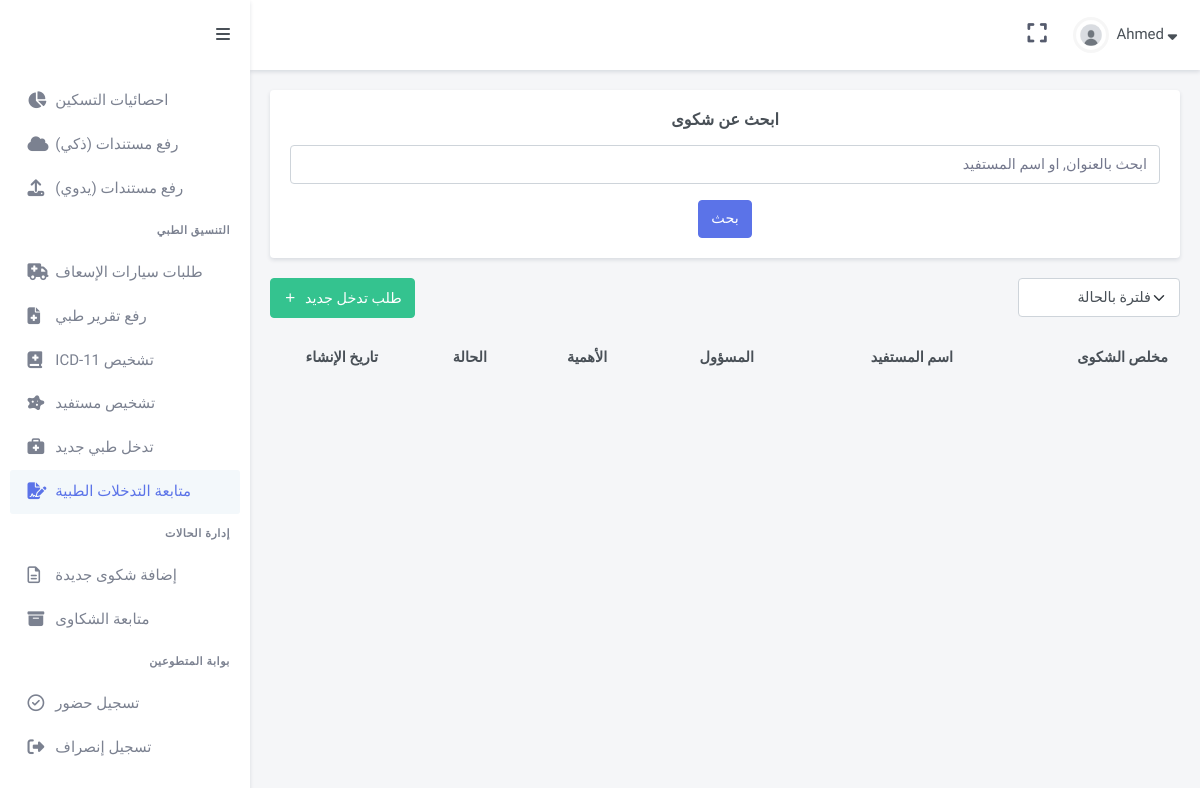
The app's page /medical/allposts (signed in), older data.
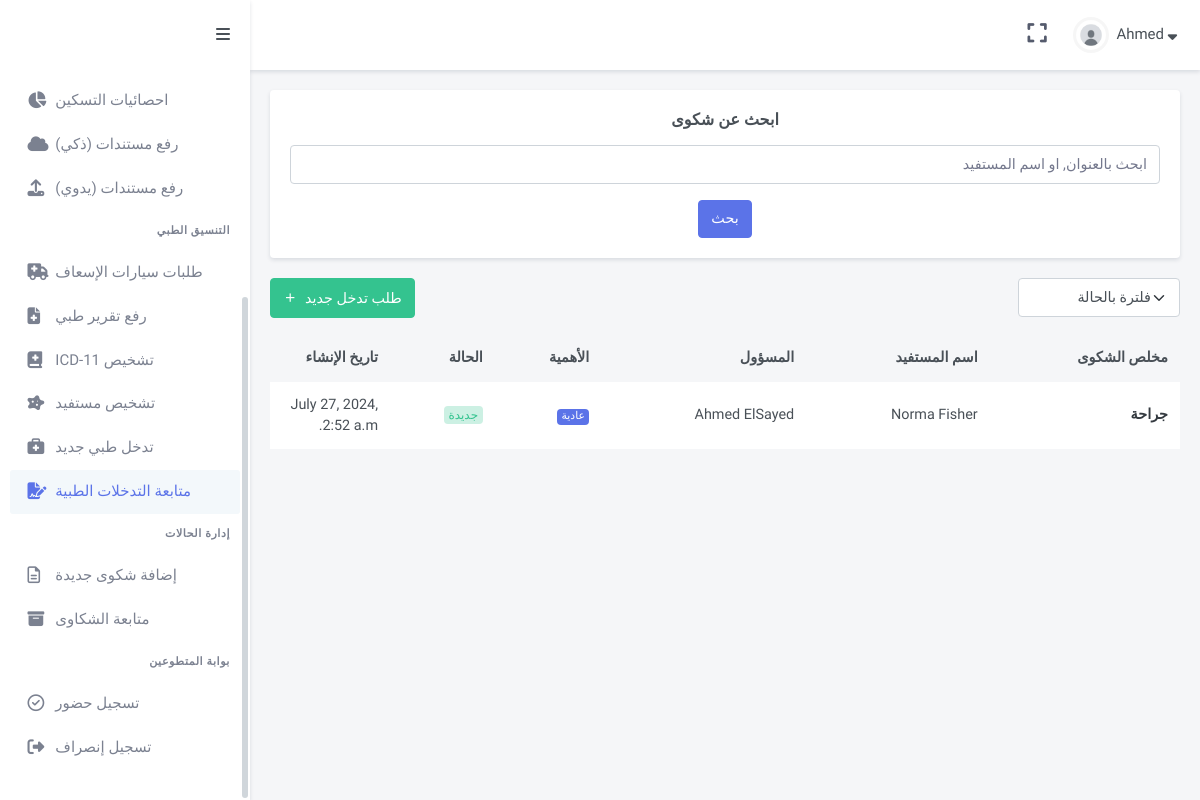
The same page, newer data.
### medical/models.py (models this page shows, shortened)
class Medical_Intervention(models.Model):
    title = models.CharField(max_length = 32)
    patient = models.ForeignKey(Person, on_delete=models.CASCADE, related_name="Medical_Interventions")
    status = models.CharField(max_length = 32, default="جديد")
    is_urgent = models.BooleanField(default=False)
    creation_date = models.DateTimeField(auto_now_add=True, blank=True)
    actual_date = models.DateField( blank=True)
    content = models.TextField()
    ticketScannedDocs = models.FileField(upload_to="medical_interventions_docs", blank=True)
    author = models.ForeignKey(User, on_delete=models.CASCADE, related_name="author_Interventions")
    caseResponsible = models.ForeignKey(User, on_delete=models.CASCADE, related_name="Interventions_responsible")

### GazaResponse/models.py (models this page shows)
class Person(models.Model):
    name = models.CharField(max_length = 64)
    profile_pic = models.ImageField(upload_to="ProfilePics", blank = True)
    birthday = models.DateField(null=True, blank=True)
    theType = models.CharField(max_length = 64)
    gender = models.CharField(max_length = 64, default = 'ذكر')
    idNumber = models.CharField(max_length = 64, blank=True)
    code = models.CharField(max_length = 64, blank=True)
    status = models.CharField(max_length = 64, blank=True)
    phoneNumber = models.CharField(max_length = 64, blank=True)
    isDisabled  = models.BooleanField(default = False)
    hasCancer = models.BooleanField(default = False)
    personGroup = models.ForeignKey(Group, on_delete=models.CASCADE, related_name="relatives")
    pHospital = models.ForeignKey(Hospital, on_delete = models.CASCADE)
    diagnosis = models.TextField(blank = True)
    accommodation  = models.ForeignKey(Apartment, on_delete = models.CASCADE, related_name="residents")
    scannedDocs = models.FileField(upload_to="IDs", blank=True)
    entryDate =  models.DateField(null=True, blank=True)
    hostingStartDate = models.DateField(null=True, blank=True)
    def __str__(self):
        return f'{self.name}'

### medical/views.py (the view)
# urls.py: path('allposts', views.retrieveAllPosts, name='allposts'),
@login_required
def retrieveAllPosts(request):
    return render(request, "medical/all_posts.html", {
        "persons": Person.objects.all(),
        "tickets": Medical_Intervention.objects.all(),
        "users": User.objects.all()
    })

### medical/templates/medical/all_posts.html (shortened to what the changed rows need)
{% extends "gaza/layout.html" %}
{% load static %}
{% block body %}
<div  class="main-content">
    <div class="page-content">
        <div class="container-fluid">
            <div class="row">
                <div class="col-lg-12">
                 <div dir="rtl" class="table-responsive mb-4">
                  <table class="table table-centered datatable dt-responsive nowrap table-card-list" style="border-collapse: collapse; border-spacing: 0 12px; width: 100%;">
                   <thead>
                    <tr class="bg-transparent">
                     <th>
                      مخلص الشكوى
                     </th>
                     <th>
                      اسم المستفيد
                     </th>
                     <th>
                      المسؤول
                     </th>
                     <th>
                      الأهمية
                     </th>
                     <th>
                      الحالة
                     </th>
                     <th style="width: 120px;">
                      تاريخ الإنشاء
                     </th>
                    </tr>
                   </thead>
                   <tbody class="table-striped">
                    {% for ticket in tickets %}
                    <tr>
                     <td>
                      <a class="text-dark fw-bold" href="{% url 'medical:ticket_detail' ticket.id %}">
                       {{ticket.title}}
                      </a>
                     </td>
                     <td>
                      {{ticket.patient}}
                     </td>
                     <td>
                      {{ticket.caseResponsible.first_name}}
                      {{ticket.caseResponsible.last_name}}
                     </td>
                     <td>
                        {% if ticket.is_urgent %}
                        <span class="badge bg-danger">
                            عاجلة
                           </span>
                         {% else %}
                         <span class="badge bg-primary">
                            عادية
                           </span>
                         {% endif %}
                     </td>
                     <td>
                        {% if ticket.status == 'جديد' %}
                      <div class="badge bg-pill bg-soft-success font-size-12">
                       جديدة
                      </div>
                      {% elif ticket.status == 'جارية' %}
                      <div class="badge bg-pill bg-soft-warning font-size-12">
                        جارية
                       </div>
                       {% else %}
                       <div class="badge bg-pill bg-soft-dark font-size-12">
                        مغلقة
                       </div>
                      {% endif %}
                     </td>
                     <td>
                        {{ticket.creation_date}}
                       </td>
                    </tr>
                    {% endfor %}
                   </tbody>
                  </table>
                 </div>
                </div>
               </div>
        </div>
    </div>
</div>
{% endblock %}

Row changes from the older to the newer data that the page shows:
added Medical_Intervention: title "جراحة", patient "Norma Fisher", caseResponsible.first_name "Ahmed", caseResponsible.last_name "ElSayed", is_urgent "عادية", status "جديدة", creation_date "July 27, 2024, 2:52 a.m."
